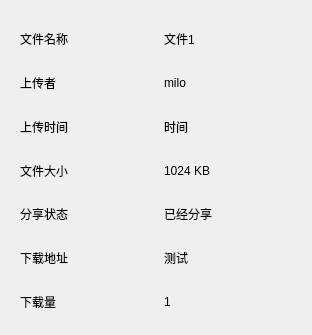
<?xml version="1.0" encoding="UTF-8"?>
<ui version="4.0">
 <class>FilePropertyInfoDialog</class>
 <widget class="QDialog" name="FilePropertyInfoDialog">
  <property name="geometry">
   <rect>
    <x>0</x>
    <y>0</y>
    <width>312</width>
    <height>335</height>
   </rect>
  </property>
  <property name="windowTitle">
   <string>Dialog</string>
  </property>
  <widget class="QWidget" name="">
   <property name="geometry">
    <rect>
     <x>20</x>
     <y>20</y>
     <width>281</width>
     <height>301</height>
    </rect>
   </property>
   <layout class="QGridLayout" name="gridLayout">
    <item row="0" column="0">
     <widget class="QLabel" name="lbl_fileName">
      <property name="text">
       <string>文件名称</string>
      </property>
     </widget>
    </item>
    <item row="0" column="1">
     <widget class="QLabel" name="val_fileName">
      <property name="text">
       <string>文件1</string>
      </property>
     </widget>
    </item>
    <item row="1" column="0">
     <widget class="QLabel" name="lbl_uploadUser">
      <property name="text">
       <string>上传者</string>
      </property>
     </widget>
    </item>
    <item row="1" column="1">
     <widget class="QLabel" name="val_uploadUser">
      <property name="text">
       <string>milo</string>
      </property>
     </widget>
    </item>
    <item row="2" column="0">
     <widget class="QLabel" name="lbl_uploadTime">
      <property name="text">
       <string>上传时间</string>
      </property>
     </widget>
    </item>
    <item row="2" column="1">
     <widget class="QLabel" name="val_uploadTime">
      <property name="text">
       <string>时间</string>
      </property>
     </widget>
    </item>
    <item row="3" column="0">
     <widget class="QLabel" name="lbl_fileSize">
      <property name="text">
       <string>文件大小</string>
      </property>
     </widget>
    </item>
    <item row="3" column="1">
     <widget class="QLabel" name="val_fileSize">
      <property name="text">
       <string>1024 KB</string>
      </property>
     </widget>
    </item>
    <item row="4" column="0">
     <widget class="QLabel" name="lbl_shareStatus">
      <property name="text">
       <string>分享状态</string>
      </property>
     </widget>
    </item>
    <item row="4" column="1">
     <widget class="QLabel" name="val_shareStatus">
      <property name="text">
       <string>已经分享</string>
      </property>
     </widget>
    </item>
    <item row="5" column="0">
     <widget class="QLabel" name="lbl_download">
      <property name="text">
       <string>下载地址</string>
      </property>
     </widget>
    </item>
    <item row="5" column="1">
     <widget class="QLabel" name="val_download">
      <property name="text">
       <string>测试</string>
      </property>
     </widget>
    </item>
    <item row="6" column="0">
     <widget class="QLabel" name="lbl_pv">
      <property name="text">
       <string>下载量</string>
      </property>
     </widget>
    </item>
    <item row="6" column="1">
     <widget class="QLabel" name="val_pv">
      <property name="text">
       <string>1</string>
      </property>
     </widget>
    </item>
   </layout>
  </widget>
 </widget>
 <resources/>
 <connections/>
</ui>
